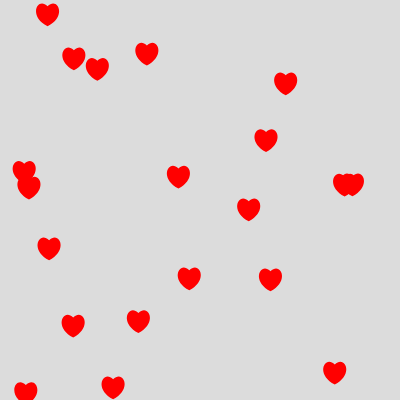
Frame 1 (no input)
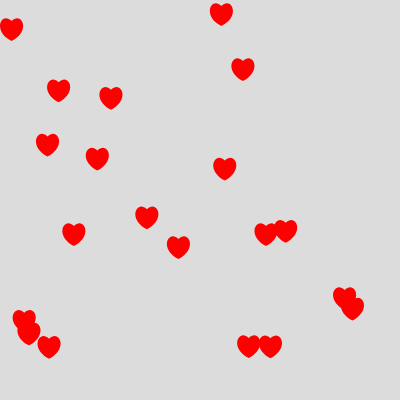
Frame 60 (no input)
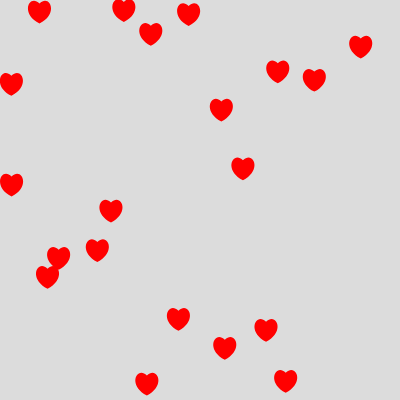
Frame 120 (the mouse pressed at the canvas centre since frame 60)

The p5.js sketch that drew these frames (run headless with seeded random() and noise() and a simulated clock; from frame 60 on, the mouse is pressed at the canvas centre):

// p5.js sketch
// ── sketch.js
let hearts = [];

function setup() {
  createCanvas(400, 400);
  for (let i = 0; i < 20; i++) {
    hearts.push(new Heart(random(width), random(height), random(1, 3)));
  }
}

function draw() {
  background(220);
  for (let heart of hearts) {
    heart.move();
    heart.display();
  }
}

class Heart {
  constructor(x, y, speed) {
    this.x = x;
    this.y = y;
    this.speed = speed;
  }

  move() {
    this.y += this.speed;
    if (this.y > height) {
      this.y = 0;
      this.x = random(width);
    }
  }

  display() {
    push();
    translate(this.x, this.y);
    fill(255, 0, 0);
    noStroke();
    beginShape();
    vertex(0, -10);
    bezierVertex(-10, -20, -20, 0, 0, 10);
    bezierVertex(20, 0, 10, -20, 0, -10);
    endShape(CLOSE);
    pop();
  }
}
